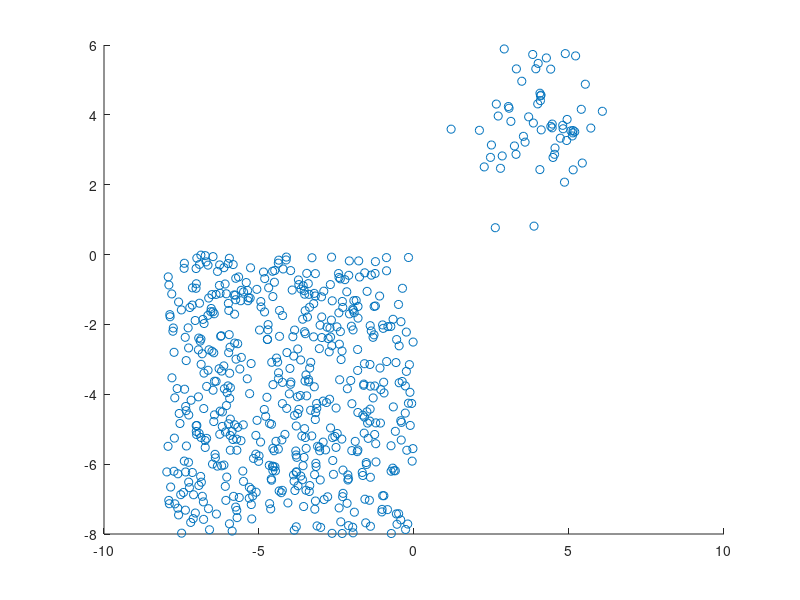

This chart was generated by the following MATLAB code: (Note: this script raises an error after producing the figure.)
close all
clear
clc

%Load generated synthetic Data

load('SyntheticData.mat');

Labels=[Data.Bags(:).Label];

Pos=find(Labels+1);
Neg=find(1-Labels);


Ratio=0.7;

% Split Data into Train and Test Data
TrainPosIdx=round(0.6*length(Pos));
TrainNegIdx=round(0.6*length(Neg));
Test= [Pos(TrainPosIdx+1:end) Neg(TrainNegIdx+1:end)];
Train= [Pos(1:TrainPosIdx) Neg(1:TrainNegIdx)];

TrainData.Bags=Data.Bags(Train);
TrainData.NbBags=length(Train);
TestData.Bags=Data.Bags(Test);
TestData.NbBags=length(Test);


Insts=[];
for i=1:TrainData.NbBags
    Insts=[Insts;TrainData.Bags(i).Insts];
end

scatter(Insts(:,1),Insts(:,2))

% Compute Distance between instances
for i=1:length(Insts)
    for j=1:length(Insts)
        Dists(i,j)=sqrt(sum( (Insts(i,:)-Insts(j,:)).^2 ));
    end
end

% Compute Lambda and Beta
SortedDists=sort(Dists,2);
Best_Sig=mean(SortedDists(:,20));

lambda=1/(Best_Sig^2);
beta=lambda;


% Train
[IPs, W ]=MILIS_Train(TrainData,TestData,beta,lambda);

% Test
[Acc,Conf,LblDiff]=MILIS_Test(TestData,TrainData,IPs,W,lambda)


















